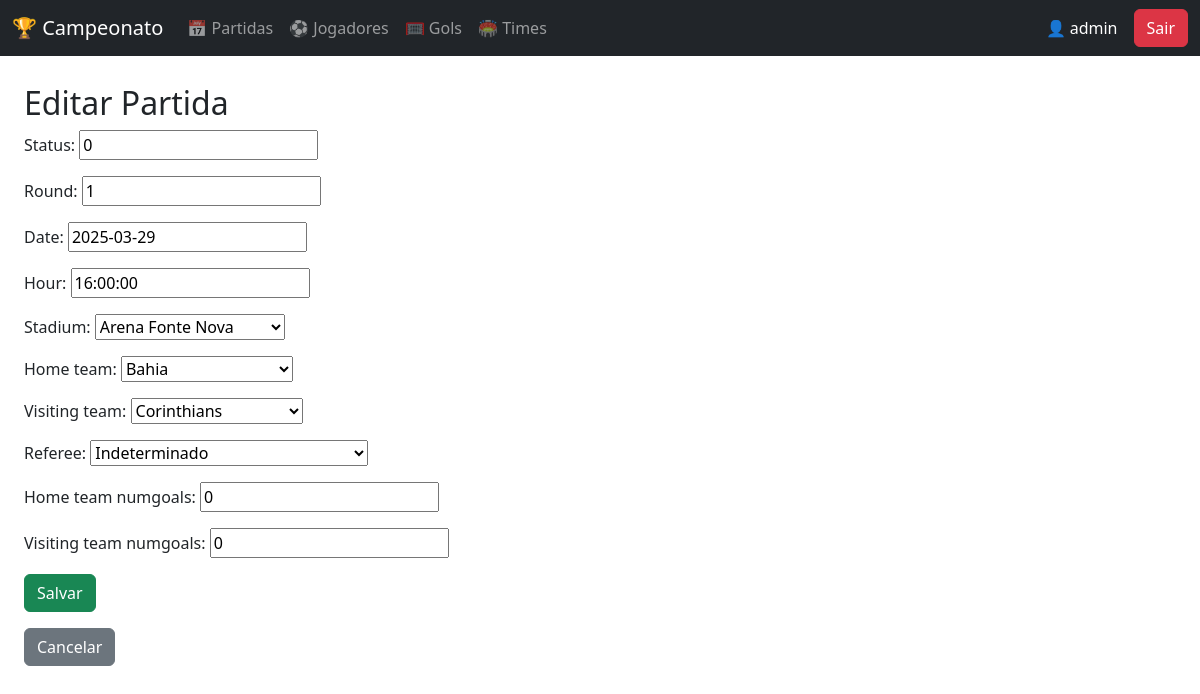
The app's page /matches/23/edit/ (signed in) with its own data.
### core/models.py (models this page shows, shortened)
class Match(models.Model):
    status = models.IntegerField(default=0)
    round = models.IntegerField(null=True, blank=True)
    date = models.DateField(null=True, blank=True)
    hour = models.TimeField(null=True, blank=True)
    stadium = models.ForeignKey(Stadium, on_delete=models.CASCADE)
    home_team = models.ForeignKey(Team, on_delete=models.CASCADE, related_name="home_matches")
    visiting_team = models.ForeignKey(Team, on_delete=models.CASCADE, related_name="visiting_matches")
    referee = models.ForeignKey(Referee, on_delete=models.CASCADE)
    home_team_numgoals = models.IntegerField(default=0)
    visiting_team_numgoals = models.IntegerField(default=0)

### core/views.py (the view)
# urls.py: path("matches/<int:pk>/edit/", MatchUpdateView.as_view(), name="match_edit"),
class MatchUpdateView(LoginRequiredMixin, UpdateView):
    model = Match
    template_name = "core/match/match_form.html"
    fields = ["status", "round", "date", "hour", "stadium", "home_team", "visiting_team", "referee", "home_team_numgoals", "visiting_team_numgoals"]
    success_url = reverse_lazy("match_list")

### core/models.py (called while the page is built)
    def __str__(self):
        return self.name

    def __str__(self):
        return self.name

    def __str__(self):
        return self.name

### core/templates/core/match/match_form.html (shortened to what this page needs)
{% extends "base.html" %}
{% block content %}
<div class="container mt-4">
    <h2>{% if form.instance.pk %}Editar Partida{% else %}Nova Partida{% endif %}</h2>
    <form method="post">
        {{ form.as_p }}
        <button type="submit" class="btn btn-success">Salvar</button>
    </form>
    <a href="{% url 'match_list' %}" class="btn btn-secondary mt-3">Cancelar</a>
</div>
{% endblock %}

### core/templates/base.html (shortened to what this page needs)
<!DOCTYPE html>
<html lang="pt">
<head>
    <link rel="stylesheet" href="https://cdn.jsdelivr.net/npm/bootstrap@5.3.0/dist/css/bootstrap.min.css">
</head>
<body>
    <nav class="navbar navbar-expand-lg navbar-dark bg-dark fixed-top">
        <div class="container">
            <a class="navbar-brand" href="{% url 'home' %}">🏆 Campeonato</a>
            <div class="collapse navbar-collapse" id="navbarNav">
                <ul class="navbar-nav">
                    <li class="nav-item"><a class="nav-link" href="{% url 'match_list' %}">📅 Partidas</a></li>
                    <li class="nav-item"><a class="nav-link" href="{% url 'player_list' %}">⚽ Jogadores</a></li>
                    <li class="nav-item"><a class="nav-link" href="{% url 'goal_list' %}">🥅 Gols</a></li>
                    <li class="nav-item"><a class="nav-link" href="{% url 'team_list' %}">🏟️ Times</a></li>
                </ul>
                <ul class="navbar-nav ms-auto">
                    {% if user.is_authenticated %}
                        <li class="nav-item d-flex align-items-center">
                            <span class="navbar-text text-white me-3">
                                👤 {{ user.username }}
                            </span>
                            <form method="post" action="{% url 'logout' %}">
                                <button type="submit" class="btn btn-danger">Sair</button>
                            </form>
                        </li>
                    {% endif %}
                </ul>
            </div>
        </div>
    </nav>
    <div class="container">
        {% block content %}
        {% endblock %}
    </div>
</body>
</html>

### core/templates/base.html (style rules this page uses)
body { padding-top: 60px; }
.container { max-width: 1200px; }

### records on screen
Match: status "0", round "1", date "2025-03-29", hour "16:00:00", stadium "Arena Fonte Nova", home_team "Bahia", visiting_team "Corinthians", referee "Indeterminado", home_team_numgoals "0", visiting_team_numgoals "0"

### other values on screen
{{ user.username }} "admin"
